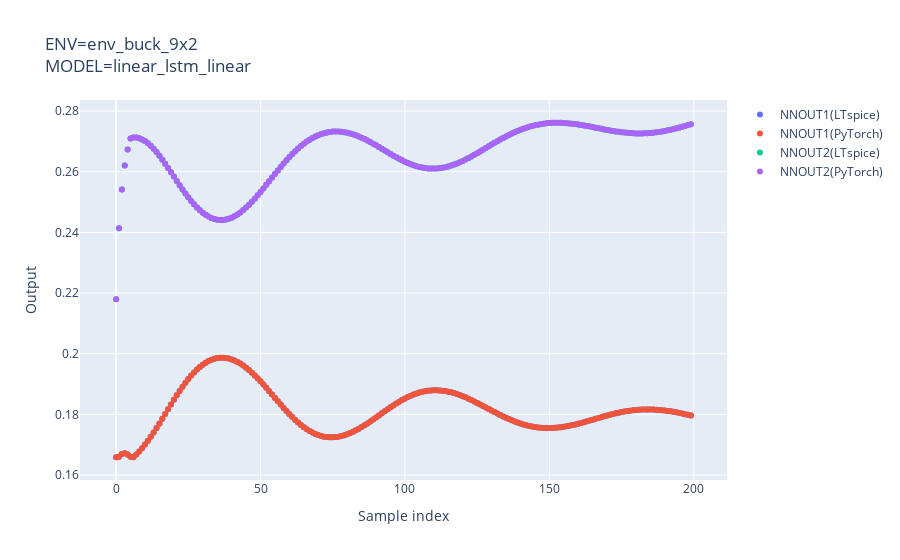

The code cell stored with this chart in its notebook:
### Code cell
ENV_NAME = "env_buck_9x2"
MODEL_NAME = "linear_lstm_linear"
PY_FILENAME = ENV_NAME + '_' + MODEL_NAME     # output python file name
SP_FILENAME = ENV_NAME + '_' + MODEL_NAME     # output ltspice subcircuit name
actor = step1()
actions, actions_py = step2(actor)
step3(actions, actions_py)

### Figure 1 — Plotly figure (JSON) as saved in the notebook; plotly's stock layout.template omitted (floating-point values rounded to 4 significant figures; data arrays with more than 128 entries replaced by an {"elided": "..."} marker saying what was removed)
{"data": [{"mode": "markers", "name": "NNOUT1(LTspice)", "type": "scatter", "x": {"elided": "200 int values"}, "y": {"elided": "200 float values"}}, {"mode": "markers", "name": "NNOUT1(PyTorch)", "type": "scatter", "x": {"elided": "200 int values"}, "y": {"elided": "200 float values"}}, {"mode": "markers", "name": "NNOUT2(LTspice)", "type": "scatter", "x": {"elided": "200 int values"}, "y": {"elided": "200 float values"}}, {"mode": "markers", "name": "NNOUT2(PyTorch)", "type": "scatter", "x": {"elided": "200 int values"}, "y": {"elided": "200 float values"}}], "layout": {"title": {"text": "ENV=env_buck_9x2<br>MODEL=linear_lstm_linear"}, "xaxis": {"title": {"text": "Sample index"}}, "yaxis": {"title": {"text": "Output"}}}}
